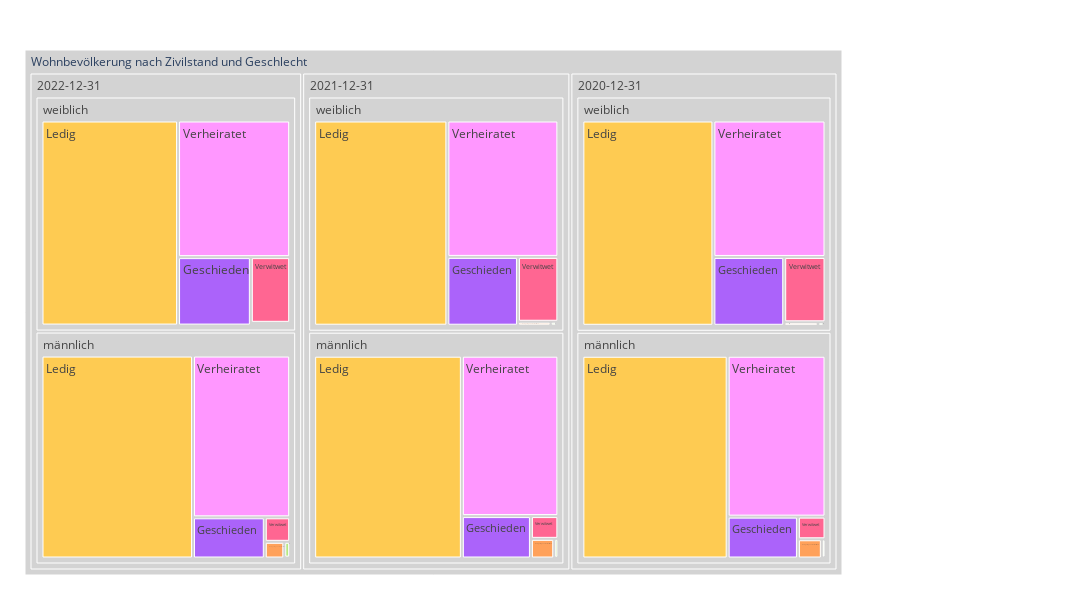

The notebook cell saved with this chart:
### Code cell
my_Title = "Wohnbevölkerung nach Zivilstand und Geschlecht"

fig = px.treemap(myTreemapAgg.reset_index(), path=[px.Constant(my_Title), 'StichtagDatJahr', 'SEX_lang', 'ZIV_lang']
                 , values='sum_WBev'
                 , color='ZIV_lang'
                 ## bei discrete scales (bei Klassen und Strings):                 
                 #, color_discrete_map={'(?)':'lightgrey','EVP':'gold', 'Ausländer/in':'#FF3030', 'PdA':'#EE3B3B', 'Grüne':'#A2CD5A','GLP':'#CAFF70','Die Mitte':'orange','FDP':'#104E8B','AL':'deeppink','SVP':'forestgreen', 'FL ZÜRI':'#8B864E','Volt':'#lightblue' }         
                 , color_discrete_map={'(?)':'lightgrey','Schweizer/in':'gold', 'SP':'#FF3030' }               
                 ## bei continuous scales (bei Zahlenwerten):
                , color_continuous_scale='blues'
                #, color_continuous_midpoint=np.average(df['AnzBestWir'], weights=df['AnzBestWir'])   
                 ,height=600
                 ,width=1100
                )
fig.update_traces(root_color="grey")
fig.update_layout(margin = dict(t=50, l=25, r=250, b=25))
fig.data[0].hovertemplate = '%{label}<br><br>AnzPers:<br>%{value}<extra></extra>'
fig.show()

### Figure 1 — Plotly figure (JSON) as saved in the notebook; plotly's stock layout.template omitted (floating-point values rounded to 4 significant figures)
{"data": [{"branchvalues": "total", "customdata": [["Geschieden"], ["In eingetragener Partnerschaft"], ["Geschieden"], ["Geschieden"], ["Geschieden"], ["Geschieden"], ["Unbekannt"], ["Unbekannt"], ["Unbekannt"], ["Unbekannt"], ["Unbekannt"], ["Unbekannt"], ["In eingetragener Partnerschaft"], ["In eingetragener Partnerschaft"], ["In eingetragener Partnerschaft"], ["In eingetragener Partnerschaft"], ["In eingetragener Partnerschaft"], ["Geschieden"], ["Verwitwet"], ["Verwitwet"], ["Verwitwet"], ["Verwitwet"], ["Verwitwet"], ["Verwitwet"], ["Aufgelöste Partnerschaft"], ["Aufgelöste Partnerschaft"], ["Aufgelöste Partnerschaft"], ["Aufgelöste Partnerschaft"], ["Aufgelöste Partnerschaft"], ["Aufgelöste Partnerschaft"], ["Verheiratet"], ["Verheiratet"], ["Verheiratet"], ["Verheiratet"], ["Verheiratet"], ["Verheiratet"], ["Ledig"], ["Ledig"], ["Ledig"], ["Ledig"], ["Ledig"], ["Ledig"], ["(?)"], ["(?)"], ["(?)"], ["(?)"], ["(?)"], ["(?)"], ["(?)"], ["(?)"], ["(?)"], ["(?)"]], "domain": {"x": [0, 1], "y": [0, 1]}, "hovertemplate": "%{label}<br><br>AnzPers:<br>%{value}<extra></extra>", "ids": ["Wohnbevölkerung nach Zivilstand und Geschlecht/2022-12-31/weiblich/Geschieden", "Wohnbevölkerung nach Zivilstand und Geschlecht/2020-12-31/männlich/In eingetragener Partnerschaft", "Wohnbevölkerung nach Zivilstand und Geschlecht/2020-12-31/männlich/Geschieden", "Wohnbevölkerung nach Zivilstand und Geschlecht/2021-12-31/männlich/Geschieden", "Wohnbevölkerung nach Zivilstand und Geschlecht/2022-12-31/männlich/Geschieden", "Wohnbevölkerung nach Zivilstand und Geschlecht/2020-12-31/weiblich/Geschieden", "Wohnbevölkerung nach Zivilstand und Geschlecht/2022-12-31/männlich/Unbekannt", "Wohnbevölkerung nach Zivilstand und Geschlecht/2020-12-31/weiblich/Unbekannt", "Wohnbevölkerung nach Zivilstand und Geschlecht/2021-12-31/weiblich/Unbekannt", "Wohnbevölkerung nach Zivilstand und Geschlecht/2021-12-31/männlich/Unbekannt", "Wohnbevölkerung nach Zivilstand und Geschlecht/2020-12-31/männlich/Unbekannt", "Wohnbevölkerung nach Zivilstand und Geschlecht/2022-12-31/weiblich/Unbekannt", "Wohnbevölkerung nach Zivilstand und Geschlecht/2021-12-31/männlich/In eingetragener Partnerschaft", "Wohnbevölkerung nach Zivilstand und Geschlecht/2022-12-31/männlich/In eingetragener Partnerschaft", "Wohnbevölkerung nach Zivilstand und Geschlecht/2020-12-31/weiblich/In eingetragener Partnerschaft", "Wohnbevölkerung nach Zivilstand und Geschlecht/2021-12-31/weiblich/In eingetragener Partnerschaft", "Wohnbevölkerung nach Zivilstand und Geschlecht/2022-12-31/weiblich/In eingetragener Partnerschaft", "Wohnbevölkerung nach Zivilstand und Geschlecht/2021-12-31/weiblich/Geschieden", "Wohnbevölkerung nach Zivilstand und Geschlecht/2020-12-31/männlich/Verwitwet", "Wohnbevölkerung nach Zivilstand und Geschlecht/2021-12-31/männlich/Verwitwet", "Wohnbevölkerung nach Zivilstand und Geschlecht/2022-12-31/männlich/Verwitwet", "Wohnbevölkerung nach Zivilstand und Geschlecht/2021-12-31/weiblich/Verwitwet", "Wohnbevölkerung nach Zivilstand und Geschlecht/2020-12-31/weiblich/Verwitwet", "Wohnbevölkerung nach Zivilstand und Geschlecht/2022-12-31/weiblich/Verwitwet", "Wohnbevölkerung nach Zivilstand und Geschlecht/2020-12-31/männlich/Aufgelöste Partnerschaft", "Wohnbevölkerung nach Zivilstand und Geschlecht/2021-12-31/männlich/Aufgelöste Partnerschaft", "Wohnbevölkerung nach Zivilstand und Geschlecht/2022-12-31/männlich/Aufgelöste Partnerschaft", "Wohnbevölkerung nach Zivilstand und Geschlecht/2020-12-31/weiblich/Aufgelöste Partnerschaft", "Wohnbevölkerung nach Zivilstand und Geschlecht/2022-12-31/weiblich/Aufgelöste Partnerschaft", "Wohnbevölkerung nach Zivilstand und Geschlecht/2021-12-31/weiblich/Aufgelöste Partnerschaft", "Wohnbevölkerung nach Zivilstand und Geschlecht/2020-12-31/weiblich/Verheiratet", "Wohnbevölkerung nach Zivilstand und Geschlecht/2020-12-31/männlich/Verheiratet", "Wohnbevölkerung nach Zivilstand und Geschlecht/2021-12-31/männlich/Verheiratet", "Wohnbevölkerung nach Zivilstand und Geschlecht/2022-12-31/männlich/Verheiratet", "Wohnbevölkerung nach Zivilstand und Geschlecht/2021-12-31/weiblich/Verheiratet", "Wohnbevölkerung nach Zivilstand und Geschlecht/2022-12-31/weiblich/Verheiratet", "Wohnbevölkerung nach Zivilstand und Geschlecht/2021-12-31/weiblich/Ledig", "Wohnbevölkerung nach Zivilstand und Geschlecht/2020-12-31/männlich/Ledig", "Wohnbevölkerung nach Zivilstand und Geschlecht/2021-12-31/männlich/Ledig", "Wohnbevölkerung nach Zivilstand und Geschlecht/2020-12-31/weiblich/Ledig", "Wohnbevölkerung nach Zivilstand und Geschlecht/2022-12-31/weiblich/Ledig", "Wohnbevölkerung nach Zivilstand und Geschlecht/2022-12-31/männlich/Ledig", "Wohnbevölkerung nach Zivilstand und Geschlecht/2020-12-31/männlich", "Wohnbevölkerung nach Zivilstand und Geschlecht/2021-12-31/männlich", "Wohnbevölkerung nach Zivilstand und Geschlecht/2022-12-31/männlich", "Wohnbevölkerung nach Zivilstand und Geschlecht/2020-12-31/weiblich", "Wohnbevölkerung nach Zivilstand und Geschlecht/2021-12-31/weiblich", "Wohnbevölkerung nach Zivilstand und Geschlecht/2022-12-31/weiblich", "Wohnbevölkerung nach Zivilstand und Geschlecht/2020-12-31", "Wohnbevölkerung nach Zivilstand und Geschlecht/2021-12-31", "Wohnbevölkerung nach Zivilstand und Geschlecht/2022-12-31", "Wohnbevölkerung nach Zivilstand und Geschlecht"], "labels": ["Geschieden", "In eingetragener Partnerschaft", "Geschieden", "Geschieden", "Geschieden", "Geschieden", "Unbekannt", "Unbekannt", "Unbekannt", "Unbekannt", "Unbekannt", "Unbekannt", "In eingetragener Partnerschaft", "In eingetragener Partnerschaft", "In eingetragener Partnerschaft", "In eingetragener Partnerschaft", "In eingetragener Partnerschaft", "Geschieden", "Verwitwet", "Verwitwet", "Verwitwet", "Verwitwet", "Verwitwet", "Verwitwet", "Aufgelöste Partnerschaft", "Aufgelöste Partnerschaft", "Aufgelöste Partnerschaft", "Aufgelöste Partnerschaft", "Aufgelöste Partnerschaft", "Aufgelöste Partnerschaft", "Verheiratet", "Verheiratet", "Verheiratet", "Verheiratet", "Verheiratet", "Verheiratet", "Ledig", "Ledig", "Ledig", "Ledig", "Ledig", "Ledig", "männlich", "männlich", "männlich", "weiblich", "weiblich", "weiblich", "2020-12-31", "2021-12-31", "2022-12-31", "Wohnbevölkerung nach Zivilstand und Geschlecht"], "marker": {"colors": ["#ab63fa", "#FFA15A", "#ab63fa", "#ab63fa", "#ab63fa", "#ab63fa", "#19d3f3", "#19d3f3", "#19d3f3", "#19d3f3", "#19d3f3", "#19d3f3", "#FFA15A", "#FFA15A", "#FFA15A", "#FFA15A", "#FFA15A", "#ab63fa", "#FF6692", "#FF6692", "#FF6692", "#FF6692", "#FF6692", "#FF6692", "#B6E880", "#B6E880", "#B6E880", "#B6E880", "#B6E880", "#B6E880", "#FF97FF", "#FF97FF", "#FF97FF", "#FF97FF", "#FF97FF", "#FF97FF", "#FECB52", "#FECB52", "#FECB52", "#FECB52", "#FECB52", "#FECB52", "lightgrey", "lightgrey", "lightgrey", "lightgrey", "lightgrey", "lightgrey", "lightgrey", "lightgrey", "lightgrey", "lightgrey"]}, "name": "", "parents": ["Wohnbevölkerung nach Zivilstand und Geschlecht/2022-12-31/weiblich", "Wohnbevölkerung nach Zivilstand und Geschlecht/2020-12-31/männlich", "Wohnbevölkerung nach Zivilstand und Geschlecht/2020-12-31/männlich", "Wohnbevölkerung nach Zivilstand und Geschlecht/2021-12-31/männlich", "Wohnbevölkerung nach Zivilstand und Geschlecht/2022-12-31/männlich", "Wohnbevölkerung nach Zivilstand und Geschlecht/2020-12-31/weiblich", "Wohnbevölkerung nach Zivilstand und Geschlecht/2022-12-31/männlich", "Wohnbevölkerung nach Zivilstand und Geschlecht/2020-12-31/weiblich", "Wohnbevölkerung nach Zivilstand und Geschlecht/2021-12-31/weiblich", "Wohnbevölkerung nach Zivilstand und Geschlecht/2021-12-31/männlich", "Wohnbevölkerung nach Zivilstand und Geschlecht/2020-12-31/männlich", "Wohnbevölkerung nach Zivilstand und Geschlecht/2022-12-31/weiblich", "Wohnbevölkerung nach Zivilstand und Geschlecht/2021-12-31/männlich", "Wohnbevölkerung nach Zivilstand und Geschlecht/2022-12-31/männlich", "Wohnbevölkerung nach Zivilstand und Geschlecht/2020-12-31/weiblich", "Wohnbevölkerung nach Zivilstand und Geschlecht/2021-12-31/weiblich", "Wohnbevölkerung nach Zivilstand und Geschlecht/2022-12-31/weiblich", "Wohnbevölkerung nach Zivilstand und Geschlecht/2021-12-31/weiblich", "Wohnbevölkerung nach Zivilstand und Geschlecht/2020-12-31/männlich", "Wohnbevölkerung nach Zivilstand und Geschlecht/2021-12-31/männlich", "Wohnbevölkerung nach Zivilstand und Geschlecht/2022-12-31/männlich", "Wohnbevölkerung nach Zivilstand und Geschlecht/2021-12-31/weiblich", "Wohnbevölkerung nach Zivilstand und Geschlecht/2020-12-31/weiblich", "Wohnbevölkerung nach Zivilstand und Geschlecht/2022-12-31/weiblich", "Wohnbevölkerung nach Zivilstand und Geschlecht/2020-12-31/männlich", "Wohnbevölkerung nach Zivilstand und Geschlecht/2021-12-31/männlich", "Wohnbevölkerung nach Zivilstand und Geschlecht/2022-12-31/männlich", "Wohnbevölkerung nach Zivilstand und Geschlecht/2020-12-31/weiblich", "Wohnbevölkerung nach Zivilstand und Geschlecht/2022-12-31/weiblich", "Wohnbevölkerung nach Zivilstand und Geschlecht/2021-12-31/weiblich", "Wohnbevölkerung nach Zivilstand und Geschlecht/2020-12-31/weiblich", "Wohnbevölkerung nach Zivilstand und Geschlecht/2020-12-31/männlich", "Wohnbevölkerung nach Zivilstand und Geschlecht/2021-12-31/männlich", "Wohnbevölkerung nach Zivilstand und Geschlecht/2022-12-31/männlich", "Wohnbevölkerung nach Zivilstand und Geschlecht/2021-12-31/weiblich", "Wohnbevölkerung nach Zivilstand und Geschlecht/2022-12-31/weiblich", "Wohnbevölkerung nach Zivilstand und Geschlecht/2021-12-31/weiblich", "Wohnbevölkerung nach Zivilstand und Geschlecht/2020-12-31/männlich", "Wohnbevölkerung nach Zivilstand und Geschlecht/2021-12-31/männlich", "Wohnbevölkerung nach Zivilstand und Geschlecht/2020-12-31/weiblich", "Wohnbevölkerung nach Zivilstand und Geschlecht/2022-12-31/weiblich", "Wohnbevölkerung nach Zivilstand und Geschlecht/2022-12-31/männlich", "Wohnbevölkerung nach Zivilstand und Geschlecht/2020-12-31", "Wohnbevölkerung nach Zivilstand und Geschlecht/2021-12-31", "Wohnbevölkerung nach Zivilstand und Geschlecht/2022-12-31", "Wohnbevölkerung nach Zivilstand und Geschlecht/2020-12-31", "Wohnbevölkerung nach Zivilstand und Geschlecht/2021-12-31", "Wohnbevölkerung nach Zivilstand und Geschlecht/2022-12-31", "Wohnbevölkerung nach Zivilstand und Geschlecht", "Wohnbevölkerung nach Zivilstand und Geschlecht", "Wohnbevölkerung nach Zivilstand und Geschlecht", ""], "root": {"color": "grey"}, "type": "treemap", "values": [8803, 815, 5213, 5189, 5233, 8623, 9, 10, 13, 5, 6, 17, 810, 575, 208, 229, 129, 8594, 1106, 1107, 1099, 4636, 4774, 4562, 119, 140, 164, 36, 45, 41, 27072, 27892, 27419, 27794, 26786, 27053, 48356, 52210, 53067, 47592, 49461, 54370, 87361, 87737, 89244, 88315, 88655, 90070, 175676, 176392, 179314, 531382]}], "layout": {"height": 600, "legend": {"tracegroupgap": 0}, "margin": {"b": 25, "l": 25, "r": 250, "t": 50}, "width": 1100}}
